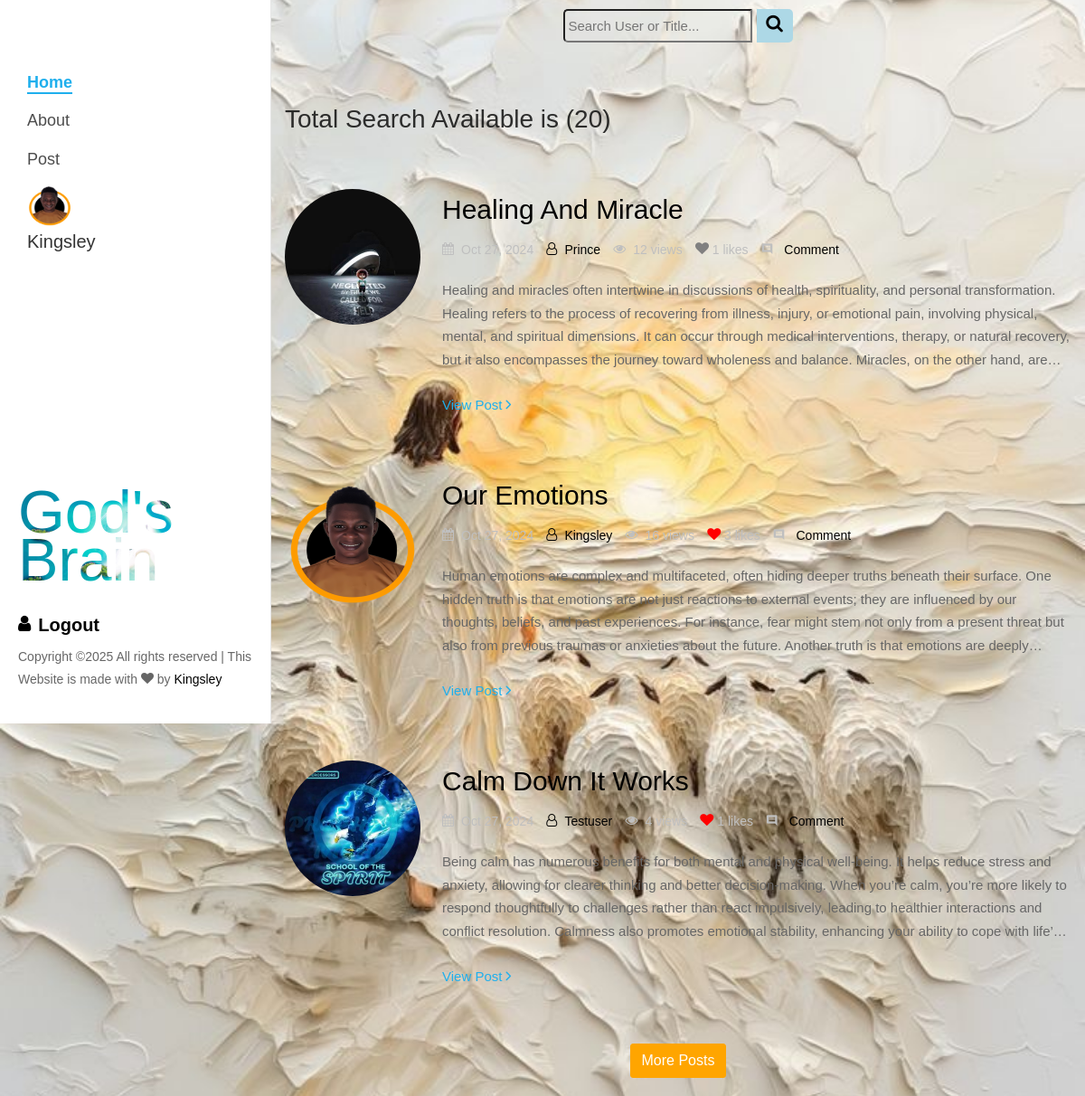
The app's page /search/ (signed in) with its own data.
### users/models.py (models this page shows, shortened)
class Profile(models.Model):
    user = models.OneToOneField(User, on_delete=models.CASCADE)
    image = models.ImageField(upload_to='profile-pics', default='icon.png')

### posts/models.py (models this page shows, shortened)
class Post(models.Model):
    title = models.CharField(max_length=100)
    content = models.TextField()
    views = models.PositiveIntegerField(default=0)
    likes = models.ManyToManyField(User, related_name='liked_posts', blank=True)
    date_posted = models.DateTimeField(auto_now_add=True)
    author = models.ForeignKey(User, on_delete=models.CASCADE)
    def total_likes(self):
        return self.likes.count()

### posts/views.py (the view)
# urls.py: path('search/', views.SearchResult.as_view(), name='search'),
class SearchResult(ListView):
    model = Post
    template_name = "posts/search.html"
    context_object_name = "postss"
    def get_queryset(self):
        query = self.request.GET.get('q', '')
        results = Post.objects.filter(
            Q(title__icontains=query) | Q(author__username__icontains=query)
        ).order_by('-date_posted').distinct()
        return results
    def get_context_data(self, **kwargs):
        context = super().get_context_data(**kwargs)
        context['posts_num'] = self.get_queryset().count()
        posts_in_page = context['postss']
        context['posts'] = posts_in_page[:3]
        context['loadMore'] = len(context['postss']) > len(context['posts'])
        context['titles'] = 'Search Results'
        context['search'] = self.request.GET.get('q', '')
        for post in posts_in_page:
            post.total_comments = Comment.objects.filter(post=post).count()
        return context

### posts/templates/posts/search.html (shortened to what this page needs)
{% extends 'posts/no_footer_base.html' %}
{% load static %}
{% block no-footer-content %}
<div class="container fadeInDown ftco-animated" style="margin: auto; display: grid; place-items: center;">
    <form method="get" action="{% url 'search' %}" id="search-form" style="margin-top: 10px;">
        <div class="form-group d-flex align-items-center">
            <div id="search-input">
                <input type="search" placeholder="Search User or Title..." name="q" style="padding: 3px; border-radius: 5px 0px 0px 5px;">
                <button type="submit" id="search-btn">
                    <span class="icon icon-search" style="font-size: 20px"></span>
                </button>
            </div>
        </div>
    </form>
    <div class="col-md-12 mt-5 fadeInUp ftco-animated">
        <h3>Total Search Available is ({{posts_num}})</h3>
    </div>
    <div id="postHead">
    {% for post in posts %}
    <div class="col-md-12 mt-5 fadeInUp ftco-animated">
        <div class="blog-entry ftco-animate d-md-flex fadeInUp ftco-animated">
            <img src="{{ post.author.profile.image.url }}" class="img img-2">
            <div class="text text-2 pl-md-4">
                <h3 class="mb-2"><a href="single.html">{{ post.title }}</a></h3>
                <div class="meta-wrap">
                    <p class="meta">
                    <span><i class="icon-calendar mr-2"></i>{{ post.date_posted|date:"M d, Y" }}</span>
                    <span><a href="{% url 'profile' post.author.username %}"><i class="icon-user-o mr-2"></i>{{ post.author }}</a></span>
                    <span><i class="icon-eye mr-2"></i>{{ post.views }} views</span>
                    <span id="like-section-{{ post.pk }}">
                        <button
                            onclick="toggleLike({{ post.pk }}, '{% url 'toggle_like' post.pk %}')"
                            id="like-button-{{ post.pk }}"
                            style="border: none; background: none; cursor: pointer; outline: none; padding: 0;">
                            <i class="icon-heart"
                               id="like-icon-{{ post.pk }}"
                               style="color: {% if user in post.likes.all %}red{% else %}gray{% endif %}; font-size: 15px;">
                            </i>
                        </button>
                        <span id="like-count-{{ post.pk }}">{{ post.total_likes }} likes</span>
                        <span><i class="icon-comment2 mr-2"></i><a href="{% url 'post_detail' post.id %}">{{post.total_comments}} Comment</a></span>
                    </span>
                    </p>
                </div>
                <p class="mb-4" id="clamp">{{ post.content }}</p>
                <p><a href="{% url 'post_detail' post.id %}" class="btn-custom">View Post <span class="ion-ios-arrow-forward"></span></a></p>
            </div>
        </div>
    </div>
    {% empty %}
        <h3>No Result Found</h3>
    {% endfor %}
    </div>
    <div style="margin-bottom: 20px">
        {% if loadMore is True %}
        <form id="loadMore" style="diplay: flex; margin: auto">
            <button
                type="button"
                class="btn btn-link"
                style="background-color: orange; border-radius: 3px; border: 1px orange solid; color: white; text-decoration: none"
                onclick="LoadMore('{{ search }}')">
                More Posts
            </button>
        </form>
        {% endif %}
    </div>
</div>
{% endblock %}

### posts/templates/posts/no_footer_base.html (shortened to what this page needs)
{% load static %}
<!DOCTYPE html>
<html lang="en">
  <head>
    <link rel="stylesheet" href="{% static 'css/open-iconic-bootstrap.min.css' %}">
    <link rel="stylesheet" href="{% static 'css/animate.css' %}">
    <link rel="stylesheet" href="{% static 'css/owl.carousel.min.css' %}">
    <link rel="stylesheet" href="{% static 'css/owl.theme.default.min.css' %}">
    <link rel="stylesheet" href="{% static 'css/magnific-popup.css' %}">
    <link rel="stylesheet" href="{% static 'css/aos.css' %}">
    <link rel="stylesheet" href="{% static 'css/ionicons.min.css' %}">
    <link rel="stylesheet" href="{% static 'css/bootstrap-datepicker.css' %}">
    <link rel="stylesheet" href="{% static 'css/jquery.timepicker.css' %}">
    <link rel="stylesheet" href="{% static 'css/flaticon.css' %}">
    <link rel="stylesheet" href="{% static 'css/icomoon.css' %}">
    <link rel="stylesheet" href="{% static 'css/style.css' %}">
  </head>
<body style="background-image: url({% static 'images/main_bg.jpg' %}); background-size: cover; background-repeat: no-repeat; background-position: center; background-attachment: fixed;">
<div id="colorlib-page">
		<aside id="colorlib-aside" role="complementary" class="js-fullheight">
			<nav id="colorlib-main-menu" role="navigation">
				<ul>
					<li class="colorlib-active"><a href="{% url 'home' %}">Home</a></li>
					<li><a href="{% url 'about' %}">About</a></li>
					{% if user.is_authenticated %}
					<li><a href="{% url 'post' %}">Post</a></li>
					<a href="{% url 'profile' user.username %}" class="text-decoration-none">
						<div>
							<img src="{{ user.profile.image.url }}" style="width: 50px; height: 50px; border-radius: 50%;">
							<span><h5>{{ user.username }}</h5></span>
						</div>
					</a>
					{% endif %}
				</ul>
			</nav>
			<div class="colorlib-footer">
				<h1 id="colorlib-logo" class="mb-4"><a href="{% url 'home' %}" style="background-image: url({% static 'images/image_2.jpg' %}); font-family: 'Impact', 'Arial Black', sans-serif; font-size: clamp(1.5rem, 90%, 5rem);">God's <span>Brain</span></a></h1>
				{% if user.is_authenticated %}
				<div class="mb-2">
					<h5><a href="{% url 'logout' %}"><i class="icon icon-user mr-2"></i><b>Logout</b></a></h5>
				</div>
				{% endif %}
				<p class="pfooter">
			Copyright &copy;<script>document.write(new Date().getFullYear());</script> All rights reserved | This Website is made with <i class="icon-heart" aria-hidden="true"></i> by <a href="{% url 'about' %}" target="_blank">Kingsley</a>
			</p>
			</div>
		</aside>
		<div id="colorlib-main">
			<section class="ftco-about img ftco-section ftco-no-pt ftco-no-pb" id="about-section">
	    	  <div class="container-fluid px-0">
	    		<div class="row d-flex">
	    			{% block no-footer-content %}{% endblock %}
                </div>
              </div>
            </section>
		</div>
	</div>
  </body>
</html>

### posts/static/css/icomoon.css (style rules this page uses)
[class^="icon-"], [class*=" icon-"] { font-family: 'icomoon' !important; speak: none; font-style: normal; font-weight: normal; font-variant: normal; text-transform: none; line-height: 1; -webkit-font-smoothing: antialiased; -moz-osx-font-smoothing: grayscale; }
.icon-search:before { content: "\f002"; }
.icon-heart:before { content: "\f004"; }
.icon-user:before { content: "\f007"; }
.icon-eye:before { content: "\f06e"; }
.icon-calendar:before { content: "\f073"; }
.icon-user-o:before { content: "\f2c0"; }
.icon-comment2:before { content: "\e0b9"; }

### posts/templates/posts/no_footer_base.html (style rules this page uses)
html, body { scroll-behavior: smooth; }
p button { color: #fff; background-color: #333; height: 30px; border-radius: 5px; }
input { border-radius: 5px; background-color: transparent; }
#clamp { display: -webkit-box; -webkit-box-orient: vertical; -webkit-line-clamp: 4; overflow: hidden; text-overflow: ellipsis; max-height: calc(1.7em * 4); line-height: 1.7em; }
#search-btn { border: 1px; border-radius: 0px 5px 5px 0px; background-color: lightblue; width: 40px; padding: 5px; }

### records on screen
Post: author.profile.image (picture), title "Healing And Miracle", date_posted "Oct 27, 2024", author "Prince", views "12", total_likes "1", content "Healing and miracles often intertwine in discussions of health, spirituality, and personal transformation. Healing refers to the process of recovering from illness, injury, or emotional pain, involving physical, mental, and spiritual dimensions. It can occur through medical interventions, therapy, or natural recovery, but it also encompasses the journey toward wholeness and balance. Miracles, on the other hand,…"
Post: author.profile.image (placeholder picture), title "Our Emotions", date_posted "Oct 27, 2024", author "Kingsley", views "16", total_likes "3", content "Human emotions are complex and multifaceted, often hiding deeper truths beneath their surface. One hidden truth is that emotions are not just reactions to external events; they are influenced by our thoughts, beliefs, and past experiences. For instance, fear might stem not only from a present threat but also from previous traumas or anxieties about the future. Another truth is that emotions are…"
Post: author.profile.image (picture), title "Calm Down It Works", date_posted "Oct 27, 2024", author "Testuser", views "4", total_likes "1", content "Being calm has numerous benefits for both mental and physical well-being. It helps reduce stress and anxiety, allowing for clearer thinking and better decision-making. When you’re calm, you’re more likely to respond thoughtfully to challenges rather than react impulsively, leading to healthier interactions and conflict resolution. Calmness also promotes emotional stability, enhancing your ability to cope with…"

### other values on screen
{{ user.username }} "Kingsley"
{{ posts_num }} "20"
